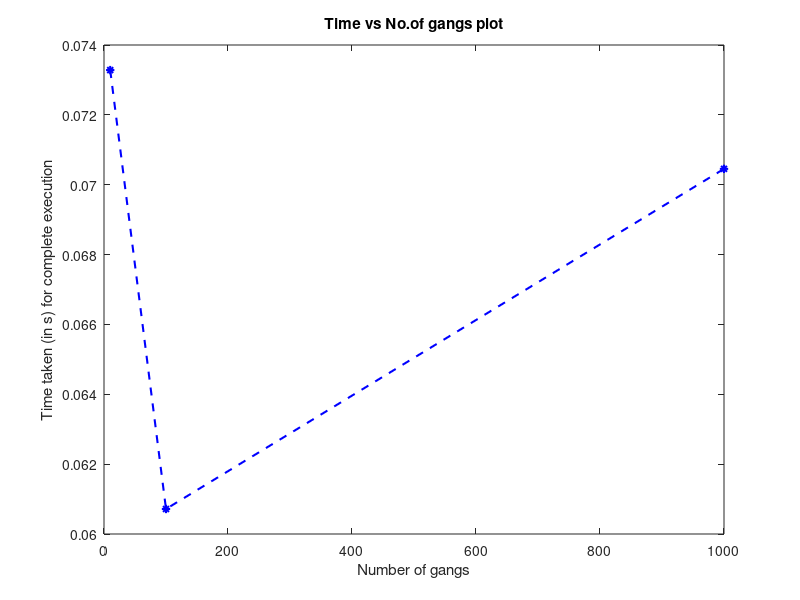

Source code (MATLAB):
ngangs = [10, 100, 1000];
time = [0.073282, 0.060716, 0.070454];
figure
plot(ngangs, time, 'b*--', 'LineWidth', 1.5)
xlabel('Number of gangs');
ylabel('Time taken (in s) for complete execution');
title('Time vs No.of gangs plot');